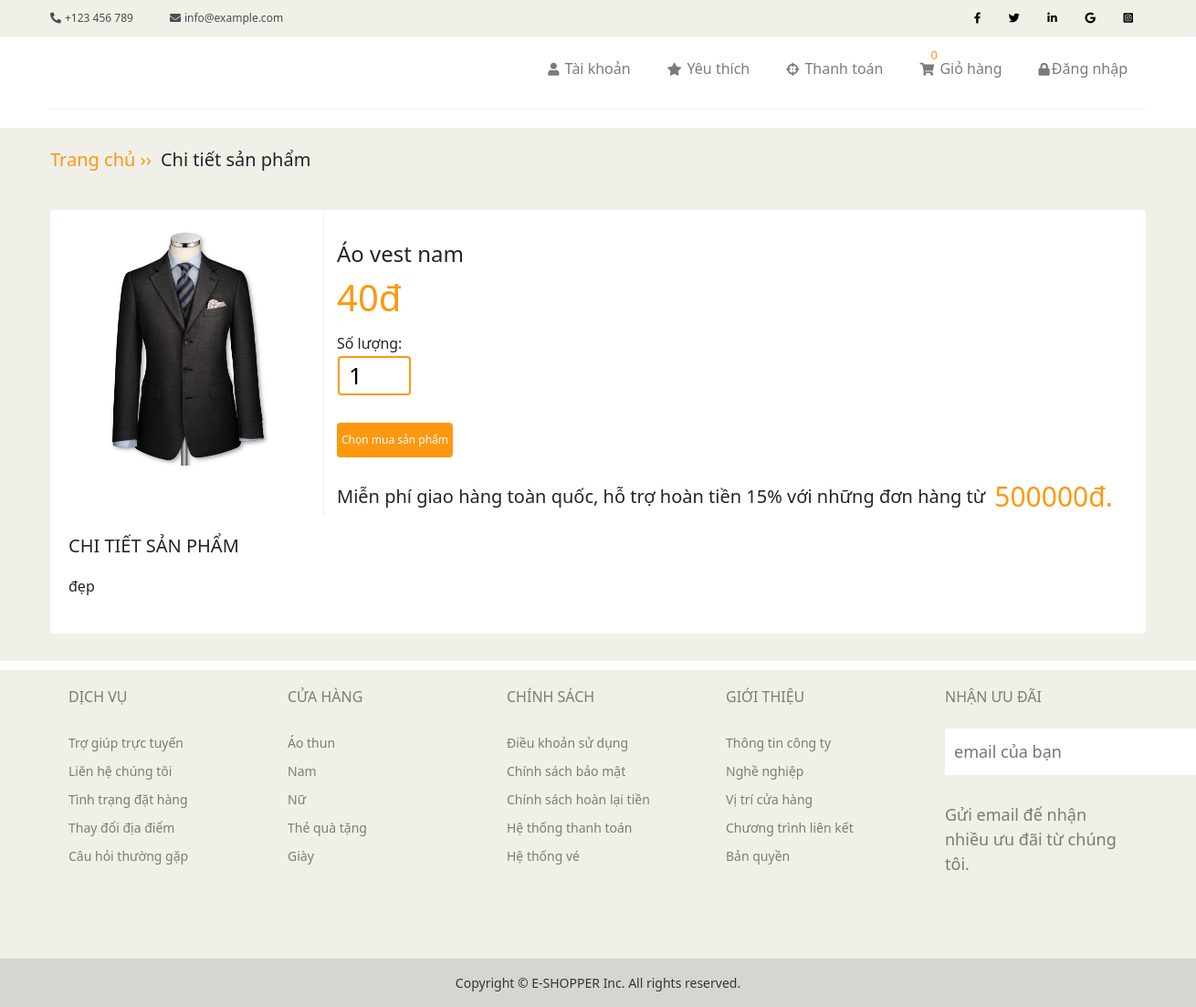
Page /?mod=product&id=5 on the committed database.
### tables this page shows
CREATE TABLE `product` (
  `id_product` int(11) NOT NULL,
  `name_product` varchar(50) NOT NULL,
  `description_product` varchar(5000) NOT NULL,
  `price` varchar(50) NOT NULL,
  `image` varchar(200) NOT NULL,
  `id_category` int(11) NOT NULL,
  `id_brand` int(11) NOT NULL
);

### libraries/database.php (called while the page is built, shortened)
<?php
function db_query($query_string) {
    global $conn;
    $result = mysqli_query($conn, $query_string);
    return $result;
}
function db_fetch_row($query_string) {
    $mysqli_result = db_query($query_string);
    $result = mysqli_fetch_assoc($mysqli_result);
    return $result;
}

### modules/product/models/indexModel.php (called while the page is built)
<?php
function get_product_by_id($id){
    $result = db_fetch_row("SELECT * FROM `product` WHERE `id_product` = '$id'");
    return $result;
}

### modules/product/controllers/indexController.php (called while the page is built, shortened)
<?php
function indexAction() {
    load_view('index');
}
function infor_detail_product($id){
    $item = get_product_by_id($id);
    $qty = 1;
    $infor = [
        'id_product' => $item['id_product'],
        'name_product' => $item['name_product'],
        'price' => $item['price'],
        'image' => $item['image'],
        'des' => $item['description_product'],
        'qty' => $qty,
    ];
    return $infor;
}

### core/router.php (called while the page is built, shortened)
<?php
$action_name = get_action().'Action';
call_function(array('construct', $action_name));

### core/appload.php (called while the page is built, shortened)
<?php
require CONFIGPATH . DIRECTORY_SEPARATOR . 'database.php';
require LIBPATH . DIRECTORY_SEPARATOR . 'database.php';
require COREPATH . DIRECTORY_SEPARATOR . 'base.php';
require COREPATH . DIRECTORY_SEPARATOR . 'router.php';

### index.php (called while the page is built, shortened)
<?php
require COREPATH.DIRECTORY_SEPARATOR.'appload.php';

### helper/format.php (called while the page is built)
<?php
function currency_format($number, $suffix = 'đ'){
    return number_format($number).$suffix;
}

### modules/product/views/indexView.php (the view, shortened to what this page needs)
<?php
$id = (int)$_GET['id'];
$detail_product = infor_detail_product($id);
?>
<?php
get_contact();
get_header_template();
?>
<div class="detail">
    <form action="" method="POST">
        <div class="detail__info">
            <div class="detail__product-title">
                <a href="?mod=home">Trang chủ &rsaquo;&rsaquo;</a>
                <p>Chi tiết sản phẩm</p>
            </div>
            <div class="detail__item">
                <div class="cart__buy">
                    <div class="detail__product">
                        <img src="<?= $detail_product['image'] ?>" alt="">
                    </div>
                    <div class="detail__product-detail">
                        <div class="name__product"><?= $detail_product['name_product'] ?></div>
                        <div class="price"><?= currency_format($detail_product['price']) ?></div>
                        <div class="detail__qty">
                            <label for="">Số lượng:</label><br>
                            <input type="number" value="<?= $detail_product['qty'] ?>" name="qty">
                        </div>
                        <div class="detail__cart">
                            <input type="submit" name="addcart" class="btn__add-cart" value="Chọn mua sản phẩm">
                        </div>
                        <div class="cart__discount">
                            <p>Miễn phí giao hàng toàn quốc, hỗ trợ hoàn tiền 15% với những đơn hàng từ
                            <nav>500000đ.</nav>
                            </p>
                        </div>
                    </div>
                </div>
                <div class="cart__des">
                    <h1>Chi tiết sản phẩm</h1>
                    <p><?= $detail_product['des'] ?></p>
                </div>
            </div>
        </div>
    </form>
</div>
<?php
get_footer_template();
get_copyright();
?>

### core/base.php (shortened to what this page needs)
<?php
function get_module()
{
    global $config;
    $module = isset($_GET['mod']) ? $_GET['mod'] : $config['default_module'];
    return $module;
}
function load($type, $name)
{
    if ($type == 'helper')
        $path = HELPERPATH . DIRECTORY_SEPARATOR . "{$name}.php";
}
function call_function($list_function = array())
{
    if (is_array($list_function)) {
        foreach ($list_function as $f) {
            if (function_exists($f())) {
                $f();
            }
        }
    }
}
function load_view($name, $data_send = array())
{
    $data = $data_send;
    $path = MODULESPATH . DIRECTORY_SEPARATOR . get_module() . DIRECTORY_SEPARATOR . 'views' . DIRECTORY_SEPARATOR . $name . 'View.php';
    if (file_exists($path)) {
        require $path;
    } else {
        echo "Không tìm thấy {$path}";
    }
}
function get_header($name = '')
{
    global $data;
    if (empty($name)) {
        $name = 'header';
    } else {
        $name = "header-{$name}";
    }
    $path = LAYOUTPATH . DIRECTORY_SEPARATOR . $name . '.php';
    if (file_exists($path)) {
        if (is_array($data)) {
            foreach ($data as $key => $a) {
                $$key = $a;
            }
        }
        require $path;
    } else {
        echo "Không tìm thấy {$path}";
    }
}
function get_contact($name = '')
{
    if (empty($name)) {
        $name = 'contact';
    } else {
        $name = "contact-{$name}";
    }
    $path = LAYOUTPATH . DIRECTORY_SEPARATOR . $name . '.php';
    if (file_exists($path)) {
        require $path;
    } else {
        echo "Không tìm thấy {$path}";
    }
}
function get_footer($name = '')
{
    global $data;
    if (empty($name)) {
        $name = 'footer';
    } else {
        $name = "footer-{$name}";
    }
    $path = LAYOUTPATH . DIRECTORY_SEPARATOR . $name . '.php';
    if (file_exists($path)) {
        if (is_array($data)) {
            foreach ($data as $key => $a) {
                $$key = $a;
            }
        }
        require $path;
    } else {
        echo "Không tìm thấy {$path}";
    }
}
function get_header_template($name = '')
{
    if (empty($name)) {
        $name = 'header_template';
    } else {
        $name = "header_template-{$name}";
    }
    $path = LAYOUTPATH . DIRECTORY_SEPARATOR . $name . '.php';
    if (file_exists($path)) {
        require $path;
    } else {
        echo "Không tìm thấy {$path}";
    }
}
function get_footer_template($name = '')
{
    if (empty($name)) {
        $name = 'footer_template';
    } else {
        $name = "footer_template-{$name}";
    }
    $path = LAYOUTPATH . DIRECTORY_SEPARATOR . $name . '.php';
    if (file_exists($path)) {
        require $path;
    } else {
        echo "Không tìm thấy {$path}";
    }
}
function get_copyright($name = '')
{
    if (empty($name)) {
        $name = 'copyright';
    } else {
        $name = "copyright-{$name}";
    }
    $path = LAYOUTPATH . DIRECTORY_SEPARATOR . $name . '.php';
    if (file_exists($path)) {
        require $path;
    } else {
        echo "Không tìm thấy {$path}";
    }
}

### layout/contact.php
<div class="contact">
    <div class="contact__content">
        <div class="contact__info">
            <nav class="contact__info-phone">
                <i class="fas fa-phone-alt"></i>
                <p>+123 456 789</p>
            </nav>
            <nav class="contact__info-email">
                <i class="fas fa-envelope"></i>
                <p>info@example.com</p>
            </nav>
        </div>
        <div class="contact__social">
            <a href="" class="contact__social-link">
                <i class="fab fa-facebook-f"></i>
            </a>
            <a href="" class="contact__social-link">
                <i class="fab fa-twitter"></i>
            </a>
            <a href="" class="contact__social-link">
                <i class="fab fa-linkedin-in"></i>
            </a>
            <a href="" class="contact__social-link">
                <i class="fab fa-google"></i>
            </a>
            <a href="" class="contact__social-link">
                <i class="fab fa-instagram-square"></i>
            </a>
        </div>
    </div>
</div>

### layout/header_template.php (shortened to what this page needs)
<header class="header">
    <div class="header__menu">
        <ul class="header__menu-item">
            <li class="header__menu-list">
                <a href="" class="header__menu-link">
                    <i class="fas fa-user"></i> Tài khoản</a>
            </li>
            <li class="header__menu-list">
                <a href="" class="header__menu-link">
                    <i class="fas fa-star"></i> Yêu thích</a>
            </li>
            <li class="header__menu-list">
                <a href="" class="header__menu-link">
                    <i class="fas fa-crosshairs"></i> Thanh toán</a>
            </li>
            <li class="header__menu-list">
                <a href="?mod=cart" class="header__menu-link">
                    <i class="fas fa-shopping-cart"></i> Giỏ hàng</a>
                <p id="num">
                    <?=isset($_SESSION['cart']['infor'])?$_SESSION['cart']['infor']['num_order']: "0" ?>
                </p>
            </li>
            <?php if (empty($_SESSION['user'])) : ?>
                <li class="header__menu-list">
                    <a href="?mod=users" class="header__menu-link">
                        <i class="fas fa-lock"></i>Đăng nhập
                    </a>
                </li>
            <?php endif ?>
        </ul>
    </div>
</header>

### layout/footer_template.php (shortened to what this page needs)
<footer class="footer">
    <div class="footer__wrapper">
        <div class="footer__content">
            <h4 class="footer__content-title">DỊCH VỤ</h4>
            <ul class="footer__content-item">
                <li class="footer__content-list">
                    <a href="" class="footer__content-link">Trợ giúp trực tuyến</a>
                </li>
                <li class="footer__content-list">
                    <a href="" class="footer__content-link">Liên hệ chúng tôi</a>
                </li>
                <li class="footer__content-list">
                    <a href="" class="footer__content-link">Tình trạng đặt hàng</a>
                </li>
                <li class="footer__content-list">
                    <a href="" class="footer__content-link">Thay đổi địa điểm</a>
                </li>
                <li class="footer__content-list">
                    <a href="" class="footer__content-link">Câu hỏi thường gặp</a>
                </li>
            </ul>
        </div>
        <div class="footer__content">
            <h4 class="footer__content-title">CỬA HÀNG</h4>
            <ul class="footer__content-item">
                <li class="footer__content-list">
                    <a href="" class="footer__content-link">Áo thun</a>
                </li>
                <li class="footer__content-list">
                    <a href="" class="footer__content-link">Nam</a>
                </li>
                <li class="footer__content-list">
                    <a href="" class="footer__content-link">Nữ</a>
                </li>
                <li class="footer__content-list">
                    <a href="" class="footer__content-link">Thẻ quà tặng</a>
                </li>
                <li class="footer__content-list">
                    <a href="" class="footer__content-link">Giày</a>
                </li>
            </ul>
        </div>
        <div class="footer__content">
            <h4 class="footer__content-title">CHÍNH SÁCH</h4>
            <ul class="footer__content-item">
                <li class="footer__content-list">
                    <a href="" class="footer__content-link">Điều khoản sử dụng</a>
                </li>
                <li class="footer__content-list">
                    <a href="" class="footer__content-link">Chính sách bảo mật</a>
                </li>
                <li class="footer__content-list">
                    <a href="" class="footer__content-link">Chính sách hoàn lại tiền</a>
                </li>
                <li class="footer__content-list">
                    <a href="" class="footer__content-link">Hệ thống thanh toán</a>
                </li>
                <li class="footer__content-list">
                    <a href="" class="footer__content-link">Hệ thống vé</a>
                </li>
            </ul>
        </div>
        <div class="footer__content">
            <h4 class="footer__content-title">GIỚI THIỆU</h4>
            <ul class="footer__content-item">
                <li class="footer__content-list">
                    <a href="" class="footer__content-link">Thông tin công ty</a>
                </li>
                <li class="footer__content-list">
                    <a href="" class="footer__content-link">Nghề nghiệp</a>
                </li>
                <li class="footer__content-list">
                    <a href="" class="footer__content-link">Vị trí cửa hàng</a>
                </li>
                <li class="footer__content-list">
                    <a href="" class="footer__content-link">Chương trình liên kết</a>
                </li>
                <li class="footer__content-list">
                    <a href="" class="footer__content-link">Bản quyền</a>
                </li>
            </ul>
        </div>
        <div class="footer__content">
            <h4 class="footer__content-title">NHẬN ƯU ĐÃI</h4>
            <div class="footer__content-email">
                <input type="text" placeholder="email của bạn">
            </div>
            <p class="footer__content-des">
                Gửi email để nhận nhiều ưu đãi từ chúng tôi.
            </p>
        </div>
    </div>
</footer>

### layout/copyright.php
<div class="copyright">
    <div class="copyright__name">
        <p>Copyright © E-SHOPPER Inc. All rights reserved.</p>
    </div>
</div>

### public/css/base.css (style rules this page uses)
:root { --white-color: #fff; --black-color: #000000; --text-color: #7d7b77; --primary-color: #fe980f; --border-color: #f0f0e9; --navi-color: #c2c2c1; }
* { padding: 0; margin: 0; box-sizing: inherit; }
html { font-size: 62.5%; line-height: 1.6rem; font-family: 'Roboto', sans-serif; font-family: 'Roboto Condensed', sans-serif; box-sizing: border-box; }
a { text-decoration: none; }
.btn__add-cart { text-decoration: none; background-color: var(--border-color); color: var(--text-color); font-size: 1.2rem; display: inline-block; font-weight: 450; padding: 10px 5px; margin-bottom: 20px; border-radius: 4px; transition: all 0.2s ease-in-out; }

### rows in the picture
product: image (picture), name_product "Áo vest nam", price "40đ", qty "1", description_product "đẹp"
